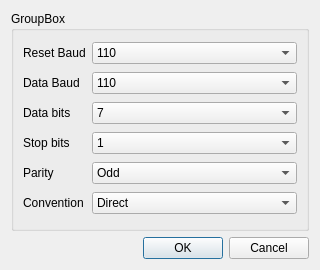
<?xml version="1.0" encoding="UTF-8"?>
<ui version="4.0">
 <class>SettingsDialog</class>
 <widget class="QDialog" name="SettingsDialog">
  <property name="geometry">
   <rect>
    <x>0</x>
    <y>0</y>
    <width>320</width>
    <height>270</height>
   </rect>
  </property>
  <property name="minimumSize">
   <size>
    <width>320</width>
    <height>270</height>
   </size>
  </property>
  <property name="maximumSize">
   <size>
    <width>320</width>
    <height>270</height>
   </size>
  </property>
  <property name="windowTitle">
   <string>Dialog</string>
  </property>
  <layout class="QGridLayout" name="gridLayout">
   <item row="2" column="0">
    <widget class="QDialogButtonBox" name="Buttons">
     <property name="orientation">
      <enum>Qt::Horizontal</enum>
     </property>
     <property name="standardButtons">
      <set>QDialogButtonBox::Cancel|QDialogButtonBox::Ok</set>
     </property>
    </widget>
   </item>
   <item row="1" column="0">
    <widget class="QGroupBox" name="FrameSettings">
     <property name="title">
      <string>GroupBox</string>
     </property>
     <layout class="QGridLayout" name="gridLayout_2">
      <item row="0" column="0">
       <widget class="QLabel" name="LblPortSpeedReset">
        <property name="sizePolicy">
         <sizepolicy hsizetype="Fixed" vsizetype="Preferred">
          <horstretch>0</horstretch>
          <verstretch>0</verstretch>
         </sizepolicy>
        </property>
        <property name="text">
         <string>Reset Baud</string>
        </property>
       </widget>
      </item>
      <item row="0" column="1">
       <widget class="QComboBox" name="CmbPortSpeedReset">
        <item>
         <property name="text">
          <string>110</string>
         </property>
        </item>
        <item>
         <property name="text">
          <string>300</string>
         </property>
        </item>
        <item>
         <property name="text">
          <string>600</string>
         </property>
        </item>
        <item>
         <property name="text">
          <string>1200</string>
         </property>
        </item>
        <item>
         <property name="text">
          <string>2400</string>
         </property>
        </item>
        <item>
         <property name="text">
          <string>4800</string>
         </property>
        </item>
        <item>
         <property name="text">
          <string>9600</string>
         </property>
        </item>
        <item>
         <property name="text">
          <string>14400</string>
         </property>
        </item>
        <item>
         <property name="text">
          <string>19200</string>
         </property>
        </item>
        <item>
         <property name="text">
          <string>38400</string>
         </property>
        </item>
        <item>
         <property name="text">
          <string>56000</string>
         </property>
        </item>
        <item>
         <property name="text">
          <string>57600</string>
         </property>
        </item>
        <item>
         <property name="text">
          <string>115200</string>
         </property>
        </item>
       </widget>
      </item>
      <item row="1" column="0">
       <widget class="QLabel" name="LblPortSpeed">
        <property name="sizePolicy">
         <sizepolicy hsizetype="Fixed" vsizetype="Preferred">
          <horstretch>0</horstretch>
          <verstretch>0</verstretch>
         </sizepolicy>
        </property>
        <property name="text">
         <string>Data Baud</string>
        </property>
       </widget>
      </item>
      <item row="1" column="1">
       <widget class="QComboBox" name="CmbPortSpeed">
        <item>
         <property name="text">
          <string>110</string>
         </property>
        </item>
        <item>
         <property name="text">
          <string>300</string>
         </property>
        </item>
        <item>
         <property name="text">
          <string>600</string>
         </property>
        </item>
        <item>
         <property name="text">
          <string>1200</string>
         </property>
        </item>
        <item>
         <property name="text">
          <string>2400</string>
         </property>
        </item>
        <item>
         <property name="text">
          <string>4800</string>
         </property>
        </item>
        <item>
         <property name="text">
          <string>9600</string>
         </property>
        </item>
        <item>
         <property name="text">
          <string>14400</string>
         </property>
        </item>
        <item>
         <property name="text">
          <string>19200</string>
         </property>
        </item>
        <item>
         <property name="text">
          <string>38400</string>
         </property>
        </item>
        <item>
         <property name="text">
          <string>56000</string>
         </property>
        </item>
        <item>
         <property name="text">
          <string>57600</string>
         </property>
        </item>
        <item>
         <property name="text">
          <string>115200</string>
         </property>
        </item>
       </widget>
      </item>
      <item row="2" column="0">
       <widget class="QLabel" name="LblDataBits">
        <property name="sizePolicy">
         <sizepolicy hsizetype="Fixed" vsizetype="Preferred">
          <horstretch>0</horstretch>
          <verstretch>0</verstretch>
         </sizepolicy>
        </property>
        <property name="text">
         <string>Data bits</string>
        </property>
       </widget>
      </item>
      <item row="2" column="1">
       <widget class="QComboBox" name="CmbDataBits">
        <item>
         <property name="text">
          <string>7</string>
         </property>
        </item>
        <item>
         <property name="text">
          <string>8</string>
         </property>
        </item>
       </widget>
      </item>
      <item row="3" column="0">
       <widget class="QLabel" name="LblStopBits">
        <property name="sizePolicy">
         <sizepolicy hsizetype="Fixed" vsizetype="Preferred">
          <horstretch>0</horstretch>
          <verstretch>0</verstretch>
         </sizepolicy>
        </property>
        <property name="text">
         <string>Stop bits</string>
        </property>
       </widget>
      </item>
      <item row="3" column="1">
       <widget class="QComboBox" name="CmbStopBits">
        <item>
         <property name="text">
          <string>1</string>
         </property>
        </item>
        <item>
         <property name="text">
          <string>1.5</string>
         </property>
        </item>
        <item>
         <property name="text">
          <string>2</string>
         </property>
        </item>
       </widget>
      </item>
      <item row="4" column="0">
       <widget class="QLabel" name="LblParity">
        <property name="sizePolicy">
         <sizepolicy hsizetype="Fixed" vsizetype="Preferred">
          <horstretch>0</horstretch>
          <verstretch>0</verstretch>
         </sizepolicy>
        </property>
        <property name="text">
         <string>Parity</string>
        </property>
       </widget>
      </item>
      <item row="4" column="1">
       <widget class="QComboBox" name="CmbParity">
        <item>
         <property name="text">
          <string>Odd</string>
         </property>
        </item>
        <item>
         <property name="text">
          <string>Even</string>
         </property>
        </item>
        <item>
         <property name="text">
          <string>None</string>
         </property>
        </item>
       </widget>
      </item>
      <item row="5" column="0">
       <widget class="QLabel" name="LblConvention">
        <property name="sizePolicy">
         <sizepolicy hsizetype="Fixed" vsizetype="Preferred">
          <horstretch>0</horstretch>
          <verstretch>0</verstretch>
         </sizepolicy>
        </property>
        <property name="text">
         <string>Convention</string>
        </property>
       </widget>
      </item>
      <item row="5" column="1">
       <widget class="QComboBox" name="CmbConvention">
        <item>
         <property name="text">
          <string>Direct</string>
         </property>
        </item>
        <item>
         <property name="text">
          <string>Inverse</string>
         </property>
        </item>
       </widget>
      </item>
     </layout>
    </widget>
   </item>
  </layout>
 </widget>
 <resources/>
 <connections/>
</ui>
